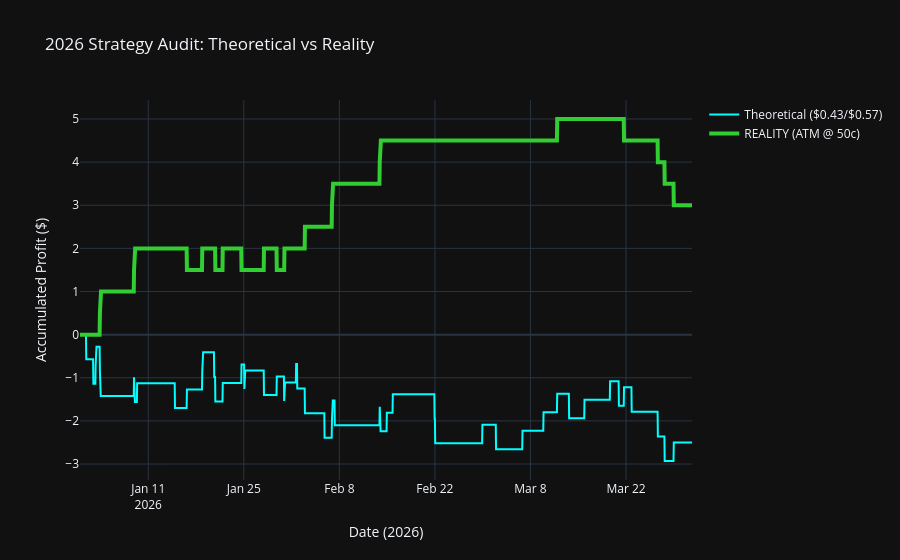

The code cell stored with this chart in its notebook:
### Code cell
# Cell 8 (Theoretical vs. Reality Comparison Graph)
import plotly.graph_objects as go
import pandas as pd
import numpy as np

# 1. SETUP
res_26 = results_2026.copy()
win_th, loss_th = 0.43, -0.57 # Theoretical math

# A. Theoretical PnL (Calculated at 57c cost)
correct_th = (res_26['Signal'] != 0) & (res_26['target'] == (res_26['Signal'] > 0).astype(int))
res_26['Theo_PnL'] = np.where(res_26['Signal'] == 0, 0, 
                             np.where(correct_th, win_th, loss_th))
res_26['Theo_Cum'] = res_26['Theo_PnL'].cumsum()

# B. Reality PnL (Using 'ts' from tdf)
res_26['Real_PnL'] = 0.0
if 'tdf' in globals() and not tdf.empty:
    for idx, trade in tdf.iterrows():
        # Match the timestamp
        trade_ts = trade['ts']
        if trade_ts in res_26.index:
            res_26.at[trade_ts, 'Real_PnL'] = float(trade['pnl']) / 100.0

res_26['Real_Cum'] = res_26['Real_PnL'].cumsum()

# 2. PLOTTING
fig = go.Figure()

# Plot Theory
fig.add_trace(go.Scatter(x=res_26.index, y=res_26['Theo_Cum'], 
                         mode='lines', name='Theoretical ($0.43/$0.57)', 
                         line=dict(color='cyan', width=2)))

# Plot Reality
fig.add_trace(go.Scatter(x=res_26.index, y=res_26['Real_Cum'], 
                         mode='lines', name='REALITY (ATM @ 50c)', 
                         line=dict(color='limegreen', width=4)))

fig.update_layout(title='2026 Strategy Audit: Theoretical vs Reality',
                  xaxis_title='Date (2026)',
                  yaxis_title='Accumulated Profit ($)',
                  template='plotly_dark')

fig.show()

### Figure 1 — Plotly figure (JSON) as saved in the notebook; plotly's stock layout.template omitted (floating-point values rounded to 4 significant figures; data arrays with more than 128 entries replaced by an {"elided": "..."} marker saying what was removed)
{"data": [{"line": {"color": "cyan", "width": 2}, "mode": "lines", "name": "Theoretical ($0.43/$0.57)", "type": "scatter", "x": {"elided": "2153 str values"}, "y": {"elided": "2153 float values"}}, {"line": {"color": "limegreen", "width": 4}, "mode": "lines", "name": "REALITY (ATM @ 50c)", "type": "scatter", "x": {"elided": "2153 str values"}, "y": {"elided": "2153 float values"}}], "layout": {"title": {"text": "2026 Strategy Audit: Theoretical vs Reality"}, "xaxis": {"title": {"text": "Date (2026)"}}, "yaxis": {"title": {"text": "Accumulated Profit ($)"}}}}
